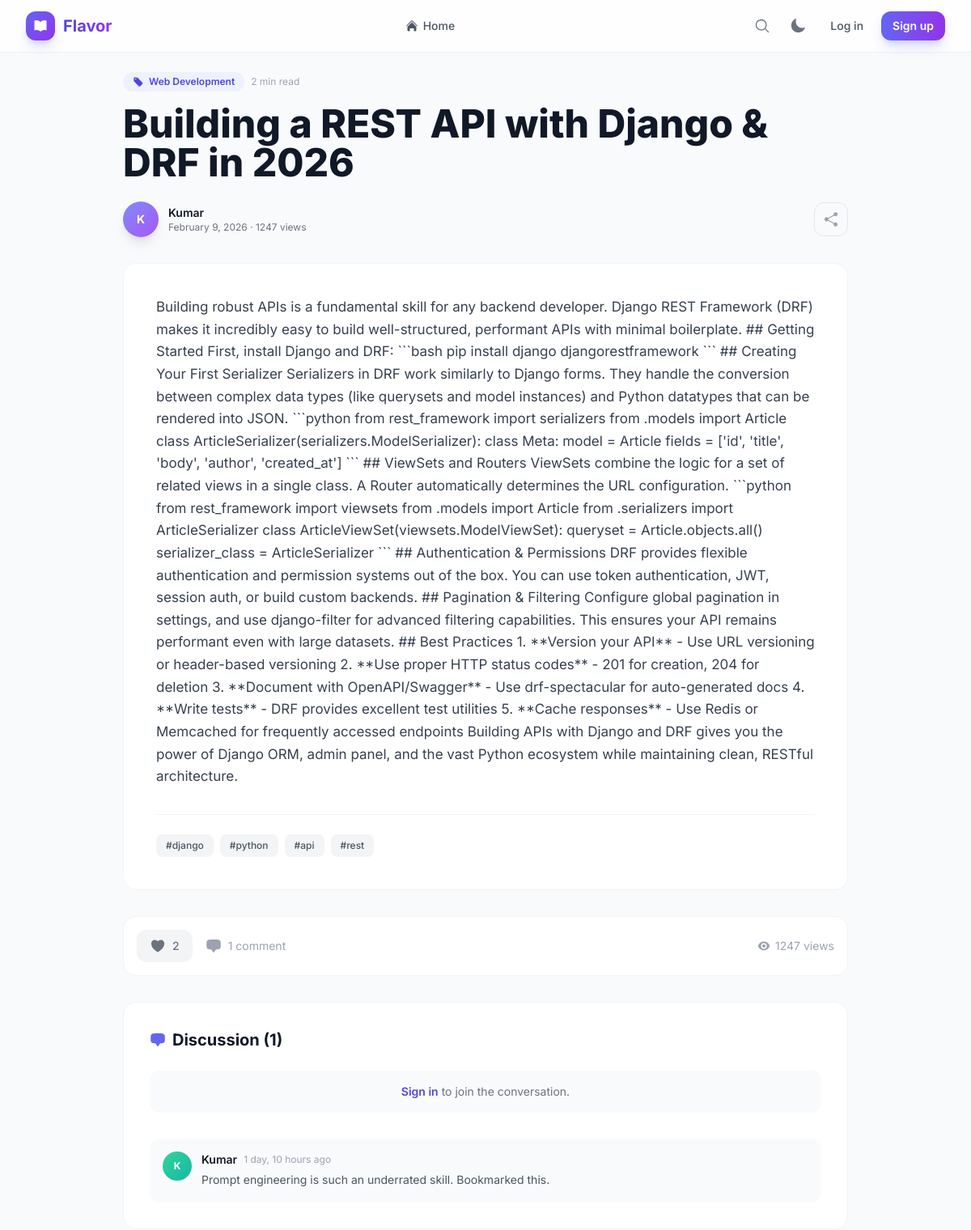
Page /post/building-rest-api-django-drf-2026/ (upper part) on the earlier database version.
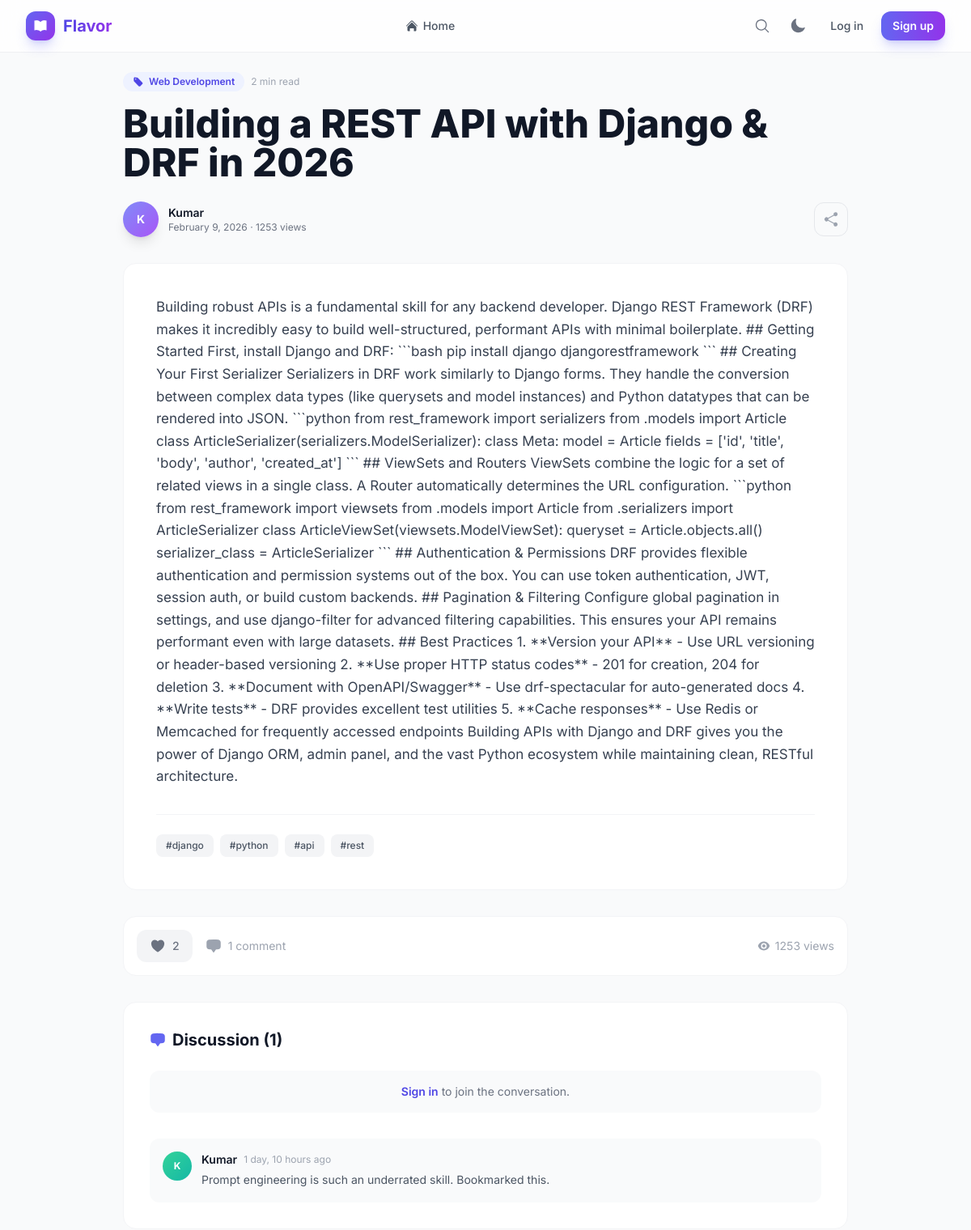
Same page on the later database version.
### blog/models.py (models this page shows, shortened)
class Post(models.Model):
    STATUS_CHOICES = (('draft', 'Draft'), ('published', 'Published'))
    ACCESS_LEVEL_CHOICES = (('free', 'Free'), ('premium', 'Premium'))
    title = models.CharField(max_length=255)
    slug = models.SlugField(max_length=255, unique_for_date='publish_date')
    excerpt = models.TextField(blank=True, help_text="Short summary shown on cards. Auto-generated if blank.")
    author = models.ForeignKey(settings.AUTH_USER_MODEL, on_delete=models.CASCADE, related_name='blog_posts')
    body = models.TextField()
    featured_image = models.ImageField(upload_to='post_images/', null=True, blank=True)
    category = models.ForeignKey(Category, on_delete=models.SET_NULL, null=True, related_name='posts')
    tags = TaggableManager(blank=True)
    publish_date = models.DateTimeField(default=timezone.now)
    created_date = models.DateTimeField(auto_now_add=True)
    updated_date = models.DateTimeField(auto_now=True)
    status = models.CharField(max_length=10, choices=STATUS_CHOICES, default='published')
    access_level = models.CharField(max_length=10, choices=ACCESS_LEVEL_CHOICES, default='free')
    view_count = models.PositiveIntegerField(default=0)
    class Meta:
        ordering = ('-publish_date',)
    def get_absolute_url(self):
        return reverse('post_detail', args=[self.slug])
    @property
    def reading_time(self):
        word_count = len(self.body.split())
        return max(1, math.ceil(word_count / 200))

class Category(models.Model):
    name = models.CharField(max_length=100, unique=True)
    slug = models.SlugField(max_length=100, unique=True)
    description = models.TextField(blank=True)
    icon = models.CharField(max_length=50, blank=True, help_text="CSS icon class or emoji")
    class Meta:
        verbose_name_plural = "categories"

class User(AbstractUser):
    ROLE_CHOICES = (
        ('reader', 'Reader'),
        ('author', 'Author'),
    )
    email = models.EmailField(unique=True)
    role = models.CharField(max_length=10, choices=ROLE_CHOICES, default='reader')
    USERNAME_FIELD = 'email'
    REQUIRED_FIELDS = ['username']

### blog/views.py (the view)
# urls.py: path('post/<slug:slug>/', views.PostDetailView.as_view(), name='post_detail'),
class PostDetailView(DetailView):
    model = Post
    template_name = 'blog/post_detail.html'
    def get_object(self, queryset=None):
        obj = super().get_object(queryset)
        Post.objects.filter(pk=obj.pk).update(view_count=obj.view_count + 1)
        return obj
    def get_context_data(self, **kwargs):
        ctx = super().get_context_data(**kwargs)
        post = self.get_object()
        is_premium = getattr(self.request, 'is_premium_user', False)
        ctx['is_premium'] = is_premium
        if post.access_level == 'premium' and not is_premium and (not self.request.user.is_authenticated or post.author != self.request.user):
            ctx['paywall'] = True
            ctx['preview'] = post.body[:300] + '...'
        else:
            ctx['paywall'] = False
        ctx['comment_form'] = CommentForm()
        ctx['comments'] = post.comments.filter(parent__isnull=True).select_related('author')
        ctx['is_liked'] = self.request.user.is_authenticated and post.likes.filter(user=self.request.user).exists()
        ctx['is_bookmarked'] = self.request.user.is_authenticated and post.bookmarks.filter(user=self.request.user).exists()
        ctx['like_count'] = post.likes.count()
        ctx['related_posts'] = Post.objects.filter(
            status='published', category=post.category
        ).exclude(pk=post.pk)[:3] if post.category else Post.objects.filter(status='published').exclude(pk=post.pk)[:3]
        return ctx

### blog/templates/blog/post_detail.html (shortened to what the changed rows need)
{% extends 'base.html' %}
{% load static %}
{% block content %}
<div class="max-w-4xl mx-auto">
  <header class="mb-8">
    <div class="flex flex-wrap items-center gap-2 mb-4">
      {% if post.category %}
      <a href="{% url 'post_list' %}?category={{ post.category.slug }}" class="inline-flex items-center gap-1.5 px-3 py-1 rounded-full text-xs font-semibold bg-brand-50 dark:bg-brand-900/30 text-brand-600 dark:text-brand-400 hover:bg-brand-100 transition-colors">
        {{ post.category.name }}
      </a>
      {% endif %}
      <span class="text-xs text-gray-400 dark:text-gray-500">{{ post.reading_time }} min read</span>
    </div>
    <h1 class="text-3xl sm:text-4xl lg:text-5xl font-extrabold text-gray-900 dark:text-white leading-tight mb-6">{{ post.title }}</h1>
    <div class="flex items-center justify-between flex-wrap gap-4">
      <div class="flex items-center gap-3">
        <div class="w-11 h-11 rounded-full bg-gradient-to-br from-brand-400 to-purple-500 flex items-center justify-center text-white font-bold text-sm shadow-lg">
          {{ post.author.username|make_list|first|upper }}
        </div>
        <div>
          <p class="font-semibold text-gray-900 dark:text-white text-sm">{{ post.author.username }}</p>
          <p class="text-xs text-gray-500">{{ post.publish_date|date:"F j, Y" }} &middot; {{ post.view_count }} views</p>
        </div>
      </div>
      <div class="flex items-center gap-2">
      </div>
    </div>
  </header>
  <article class="bg-white dark:bg-gray-900 rounded-2xl border border-gray-100 dark:border-gray-800 p-6 sm:p-10 mb-8">
    {% if paywall %}
      <div class="prose dark:prose-invert max-w-none text-gray-700 dark:text-gray-300 leading-relaxed">
        {{ preview|safe }}
      </div>
      <div class="relative mt-8">
        <div class="absolute inset-x-0 -top-24 h-24 bg-gradient-to-t from-white dark:from-gray-900 to-transparent"></div>
        <div class="text-center p-8 border-2 border-dashed border-brand-200 dark:border-brand-800 rounded-2xl bg-brand-50/50 dark:bg-brand-900/20">
          <div class="w-14 h-14 mx-auto mb-4 rounded-2xl bg-gradient-to-br from-brand-500 to-purple-500 flex items-center justify-center">
            <svg class="w-7 h-7 text-white" fill="currentColor" viewBox="0 0 24 24"><path fill-rule="evenodd" d="M12 1.5a5.25 5.25 0 00-5.25 5.25v3a3 3 0 00-3 3v6.75a3 3 0 003 3h10.5a3 3 0 003-3v-6.75a3 3 0 00-3-3v-3c0-2.9-2.35-5.25-5.25-5.25zm3.75 8.25v-3a3.75 3.75 0 10-7.5 0v3h7.5z" clip-rule="evenodd"/></svg>
          </div>
          <h3 class="text-xl font-bold text-gray-900 dark:text-white mb-2">Premium Content</h3>
          <p class="text-gray-500 dark:text-gray-400 mb-6 max-w-md mx-auto">Subscribe to unlock this article and get access to all premium content.</p>
          <a href="{% url 'subscribe' %}" class="inline-flex items-center gap-2 px-6 py-3 bg-gradient-to-r from-brand-500 to-purple-600 text-white font-semibold rounded-xl hover:from-brand-600 hover:to-purple-700 shadow-lg shadow-brand-500/25 transition-all">
            <svg class="w-5 h-5" fill="currentColor" viewBox="0 0 24 24"><path fill-rule="evenodd" d="M10.788 3.21c.448-1.077 1.976-1.077 2.424 0l2.082 5.007 5.404.433c1.164.093 1.636 1.545.749 2.305l-4.117 3.527 1.257 5.273c.271 1.136-.964 2.033-1.96 1.425L12 18.354 7.373 21.18c-.996.608-2.231-.29-1.96-1.425l1.257-5.273-4.117-3.527c-.887-.76-.415-2.212.749-2.305l5.404-.433 2.082-5.006z" clip-rule="evenodd"/></svg>
            Upgrade to Premium
          </a>
        </div>
      </div>
    {% else %}
      <div class="prose dark:prose-invert max-w-none text-gray-700 dark:text-gray-300 leading-relaxed text-[17px]">
        {{ post.body|safe }}
      </div>
    {% endif %}
    {% if post.tags.all %}
    <div class="flex flex-wrap gap-2 mt-8 pt-6 border-t border-gray-100 dark:border-gray-800">
      {% for tag in post.tags.all %}
      <a href="{% url 'post_list' %}?tag={{ tag.name }}" class="inline-flex items-center gap-1 px-3 py-1.5 text-xs font-medium rounded-lg bg-gray-100 dark:bg-gray-800 text-gray-600 dark:text-gray-400 hover:bg-brand-50 dark:hover:bg-brand-900/20 hover:text-brand-600 dark:hover:text-brand-400 transition-all">
      </a>
      {% endfor %}
    </div>
    {% endif %}
  </article>
  <div class="flex items-center justify-between bg-white dark:bg-gray-900 rounded-2xl border border-gray-100 dark:border-gray-800 p-4 mb-8">
    <div class="flex items-center gap-4">
      {% if user.is_authenticated %}
      <button id="like-btn" class="flex items-center gap-2 px-4 py-2.5 rounded-xl font-medium text-sm transition-all
        {% if is_liked %}bg-red-50 dark:bg-red-900/20 text-red-500{% else %}bg-gray-100 dark:bg-gray-800 text-gray-500 hover:bg-red-50 dark:hover:bg-red-900/20 hover:text-red-500{% endif %}">
        <svg class="w-5 h-5" fill="currentColor" viewBox="0 0 24 24"><path d="M11.645 20.91l-.007-.003-.022-.012a15.247 15.247 0 01-.383-.218 25.18 25.18 0 01-4.244-3.17C4.688 15.36 2.25 12.174 2.25 8.25 2.25 5.322 4.714 3 7.688 3A5.5 5.5 0 0112 5.052 5.5 5.5 0 0116.313 3c2.973 0 5.437 2.322 5.437 5.25 0 3.925-2.438 7.111-4.739 9.256a25.175 25.175 0 01-4.244 3.17 15.247 15.247 0 01-.383.219l-.022.012-.007.004-.003.001a.752.752 0 01-.704 0l-.003-.001z"/></svg>
        <span id="like-count">{{ like_count }}</span>
      </button>
      {% else %}
      <a href="{% url 'login' %}?next={{ request.path }}" class="flex items-center gap-2 px-4 py-2.5 rounded-xl bg-gray-100 dark:bg-gray-800 text-gray-500 text-sm font-medium hover:bg-red-50 hover:text-red-500 transition-all">
      </a>
      {% endif %}
      <span class="flex items-center gap-2 text-sm text-gray-400">
      </span>
    </div>
    <span class="flex items-center gap-1.5 text-sm text-gray-400">
      {{ post.view_count }} views
    </span>
  </div>
  <section class="bg-white dark:bg-gray-900 rounded-2xl border border-gray-100 dark:border-gray-800 p-6 sm:p-8 mb-8">
    <h2 class="flex items-center gap-2 text-xl font-bold text-gray-900 dark:text-white mb-6">
      Discussion ({{ comments.count }})
    </h2>
  </section>
</div>
{% endblock %}

Differences in the rows shown:
changed Post "Kumar": view_count "1247" → "1253"
